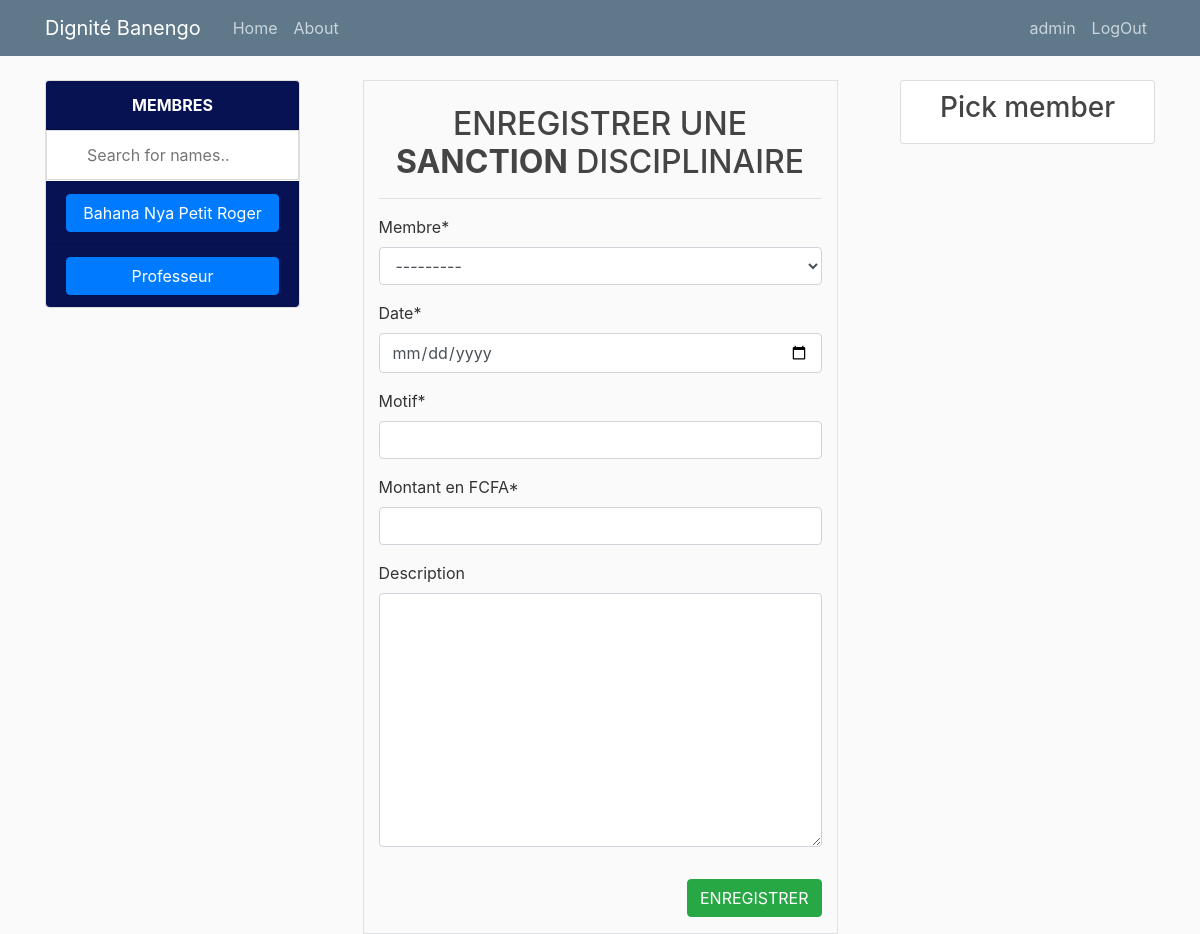
/sanction_disciplinaire/ (signed in), run on the app's committed database.
### tontine/models.py (models this page shows)
class Membre(models.Model):
    user = models.OneToOneField(User, on_delete=models.CASCADE)
    nom = models.CharField(max_length=100, unique=True)
    matricule = models.CharField(max_length=8, unique=True)
    telephone = models.CharField(max_length=10, blank=True, null=True)
    qualite = models.CharField(max_length=100, blank=True, null=True)
    profession = models.CharField(max_length=100, blank=True, null=True)
    sexe = models.CharField(choices=SEXE_CHOICES, max_length=1)
    date_naissance = models.DateField(blank=True, null=True)
    date_adhesion = models.DateField()
    created = models.DateTimeField(auto_now_add=True)
    updated = models.DateTimeField(auto_now=True)
    cotisation = models.ForeignKey(MontantCotisation, on_delete=models.CASCADE)
    presence = models.ForeignKey(MontantPresence, on_delete=models.CASCADE)
    sport = models.ForeignKey(MontantSport, on_delete=models.CASCADE)
    bank = models.ForeignKey(MontantBank, on_delete=models.SET_NULL, blank=True, null=True)
    bank_bool = models.BooleanField(default=False)
    cotisation_bool = models.BooleanField(default=False)
    presence_bool = models.BooleanField(default=True)
    total_impaye = models.IntegerField(default=0)
    total_seance = models.IntegerField(default=0)
    total_consigne = models.IntegerField(default=0)
    reserve = models.IntegerField(default=0)
    def __str__(self):
        return self.nom

### tontine/views.py (the view)
# urls.py: path('sanction_disciplinaire/', views.sanction_disciplinaire, name='sanction_disciplinaire'),
@staff_member_required
def sanction_disciplinaire(request):
	context = {}
	membres = Membre.objects.all().order_by("nom")
	if request.method == "POST":
		form = SanctionDisciplinaireForm(request.POST)
		if form.is_valid():
			membre = form.cleaned_data['membre']
			amount = form.cleaned_data['montant']
			form.instance.author = request.user
			form.save()
			messages.info(request, f'sanction de {amount} XAF pour {membre.nom} bien enregistrée  !!!')
			return redirect('sanction_disciplinaire')
	else:
		if request.GET.get('membre'):
			params = request.GET.get('membre')
			membre = get_object_or_404(Membre, pk=params)
			context['membre']= membre
			form = SanctionDisciplinaireForm(initial={'membre': membre, 'date': timezone.now()})
		else:
			form = SanctionDisciplinaireForm()
	context['membres']= membres
	context['form']= form
	return render(request, 'tontine/sanctiondisciplinaire.html', context)

### tontine/forms.py
class SanctionDisciplinaireForm(forms.ModelForm):
    class Meta:
        model = SanctionDisciplinaire
        fields = ('membre', 'date', 'motif', 'montant', 'description')
        widgets={
                "date": DateInput(format=('%Y-%m-%d')),
        }
        labels = {
            "membre": "Membre",
            "date": "Date",
            "motif": "Motif",
            "montant": "Montant en FCFA",
            "description": "Description"
        }

### tontine/templatetags/custom_tag.py (called while the page is built)
@register.filter(name='has_group')
def has_group(user, group_name):
    group = Group.objects.get(name=group_name)
    return True if group in user.groups.all() else False

### tontine/templates/tontine/sanctiondisciplinaire.html (shortened to what this page needs)
{% extends "tontine/base.html" %}
{% load crispy_forms_tags %}
{% load custom_tag %}
{% block content %}
<div class="content-fluid">
    <div class="row">
        <div class="col-md-3" style="max-height: 650px; max-width: 400px; overflow: scroll; overflow-x: hidden;">
            <div class="card" style="width: 100%;">
                <div class="card-header" style="background-color: #071252; font-weight: bold; text-align: center; color: white;">
                    MEMBRES
                </div>
                <input type="text" id="myInput"  onkeyup="myFunction()" placeholder="Search for names..">
                <ul id="myUL" class="list-group list-group-flush">
                    {% for membre in membres %}
                    <li class="list-group-item" style="background-color: #071252;">
                        <a class="btn btn-primary" href="/sanction_disciplinaire/?membre={{membre.id}}" style="width: 100%;">
                            {{membre.nom}}</a>
                    </li>
                    {% endfor %}
                </ul>
              </div>
        </div>
        <div class="col-md-6">
            <div class="row">
                <div class="col-md-10 offset-md-1 border">
                    <br>
                    <h2 style="text-align: center;">ENREGISTRER UNE <strong>SANCTION</strong> DISCIPLINAIRE</h2>
                    <hr>
                    <form action="" method="post">
                        {{form|crispy}}
                        {% if request.user|has_group:"creer_sanction" %}
                        <button class="btn btn-success mt-3 mb-3" type="submit" style="float: right;">
                             ENREGISTRER
                        </button>
                        {% else %}
                        <p style="font-style: italic; color: brown;">Request for specific group Permission</p>
                        {% endif %}
                    </form>
                    <br>
                </div>
            </div>
        </div>
        <div class="col-md-3">
            <div class="content-section">
                {% if membre %}
                <h3 style="text-align: center;">{{membre.nom}}</h3>
                {% else %}
                <h3 style="text-align: center;">Pick member</h3>
                {% endif %}
              </div>
        </div>
    </div>
</div>
{% endblock %}

### tontine/templates/tontine/base.html (shortened to what this page needs)
{% load static %}
<!DOCTYPE html>
<html>
<head>
    <link rel="stylesheet" href="https://maxcdn.bootstrapcdn.com/bootstrap/4.0.0/css/bootstrap.min.css">
    <link rel="stylesheet" type="text/css" href="{% static 'css/main.css' %}">
</head>
<body>
	<header class="site-header">
	  <nav class="navbar navbar-expand-md navbar-dark bg-steel fixed-top">
	    <div class="container">
	      <a class="navbar-brand mr-4" href="{% url 'home' %}">Dignité Banengo</a>
	      <div class="collapse navbar-collapse" id="navbarToggle">
	        <div class="navbar-nav mr-auto">
	          <a class="nav-item nav-link" href="{% url 'home' %}">Home</a>
	          <a class="nav-item nav-link" href="{% url 'about' %}">About</a>
	        </div>
	        <div class="navbar-nav">
	          {% if user.is_authenticated %}
				<a class="nav-item nav-link" href="{% url 'profile' %}">{{ request.user.username }}</a>
				<a class="nav-item nav-link" href="{% url 'logout' %}">LogOut</a>
			  {% else %}
				<a class="nav-item nav-link" href="{% url 'login' %}">Login</a>
				<a class="nav-item nav-link" href="{% url 'inscription' %}">Register</a>
			  {% endif %}
	        </div>
	      </div>
	    </div>
	  </nav>
	</header>
	<main role="main" class="container">
	  <div class="row">
	    <div class="col-md-12">
	      {% block content %}{% endblock %}
	    </div>
	  </div>
	</main>
</body>
</html>

### static/css/main.css (style rules this page uses)
body { background: #fafafa; color: #333333; margin-top: 5rem; }
h1, h2, h3, h4, h5, h6 { color: #444444; }
ul { margin: 0; }
.bg-steel { background-color: #5f788a; }
.site-header .navbar-nav .nav-link { color: #cbd5db; }
.content-section { background: #ffffff; padding: 10px 20px; border: 1px solid #dddddd; border-radius: 3px; margin-bottom: 20px; }

### tontine/templates/tontine/sanctiondisciplinaire.html (style rules this page uses)
#myInput { width: 100%; font-size: 16px; padding: 12px 20px 12px 40px; border: 1px solid #ddd; margin-bottom: 1px; }

### data on the page
Membre: {{ membre.id }} 1 (drawn), nom "Bahana Nya Petit Roger"
Membre: nom "Professeur"

### other printed values
{{ request.user.username }} "admin"
